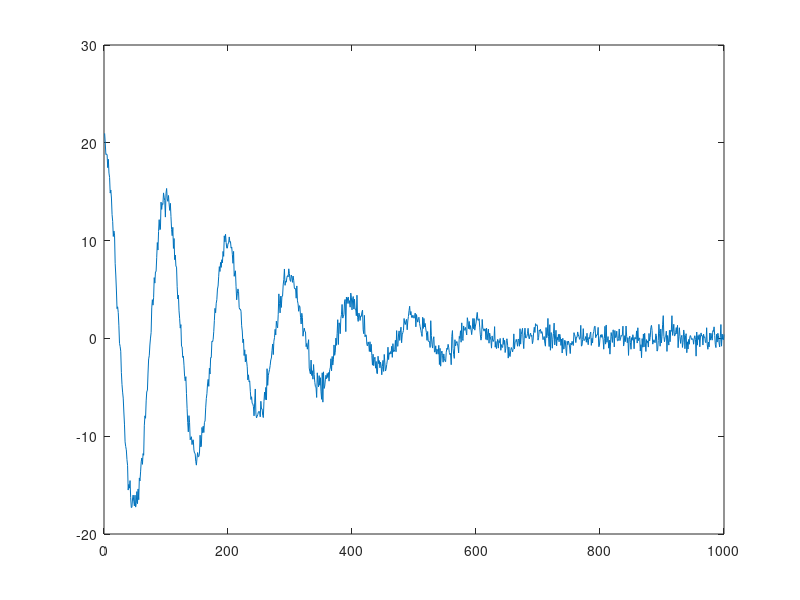

This chart was generated by the following MATLAB code: (Note: this script raises an error after producing the figure.)


% N = 100;
% f = [.3 .4];
% A = 20*[1 1];
% beta = [0.05 0.01];
% gamma = 1*[0.1 0.00001];

N = 1000;
f = [.01 0];
A = 20*[1 0];
d = 0.03;
beta = d*[0.1 0.00];
gamma = d^2*[0.003 0.0000];

e = (randn(1,N) + 1i*randn(1,N))/sqrt(2); %noises
t = cumsum(ones(1,N));
y = A(1)*exp(1j*2*pi*f(1)*t-beta(1)*t-gamma(1)*t.^2);
y = y+A(2)*exp(1j*2*pi*f(2)*t-beta(2)*t-gamma(2)*t.^2);
y = y+e;
plot(real(y))

%% DSURE-skattning

lambda = 0.1; %lambda =0.1 funkar inte alls
[f_es,x_es,beta_es]=SURE_IR_bfv_FE_fastER2(y',N,1:N,lambda);
disp('Frequency estimates:')
disp(f_es)
disp('Beta estimates')
disp(beta_es)
plot(f_es);

%% WSEMA-skattning

[ fEst, betaEst, zEst ] = WSEMA_1D_FE(y',[1:N]',10,5,5,0.1,5,10,0);
disp('Frequency estimates:')
disp(1-fEst)
disp('Beta estimates')
disp(betaEst)

%% WSEMA-skattning Voigt

[ fEst, betaEst, gammaEst, zEst ] = WSEMA_1D_VOIGT(y',[1:N]',10,5,5,0.1,5,10,0);
disp('Frequency estimates:')
disp(1-fEst)
disp('Beta estimates')
disp(betaEst)
disp('Gamma estimates')
disp(gammaEst)

%% Monte Carlo
close all
rng(0)

N=100; %antal simuleringar
MSE = ones(3,N);
n = 100;
f = [.1 0];
A = 50*[1 0];
d = 0.3;
beta = d*[0.1 0.00];
gamma = d^2*[0.003 0.0000];

sigma = 1; %noise std

Avec = logspace(1, 3, 20);

crbVec = zeros(5, length(Avec));
MSEvec = zeros(3, length(Avec));

fEst_vec = zeros(1, N);

for ii = 1:numel(Avec)

    A = Avec(ii)*[1 0];
    MSE(1,:) = f(1)*ones(1,N);
    MSE(2,:) = beta(1)*ones(1,N);
    MSE(3,:) = gamma(1)*ones(1,N);

    for i=1:N
        phi = 2*pi*rand;
        e = sigma*((randn(1,n) + 1i*randn(1,n)))/sqrt(2); %noises
        t = cumsum(ones(1,n));
        y = A(1)*exp(1j*2*pi*f(1)*t-beta(1)*t-gamma(1)*t.^2)*exp(1j*phi);
        y = y+A(2)*exp(1j*2*pi*f(2)*t-beta(2)*t-gamma(2)*t.^2);
        y = y+e;
        
        [ fEst, betaEst, gammaEst, zEst ] = WSEMA_1D_VOIGT(y',[1:n]',20,3,2,0.1,10,30,0);
        [~, index] = max(abs(zEst));
        fEst = 1-fEst(index);
        fEst_vec(i) = fEst;
        betaEst = betaEst(index);
        gammaEst = gammaEst(index);
        
        MSE(1,i) = (MSE(1,i)-fEst)^2;
        MSE(2,i) = (MSE(2,i)-betaEst)^2;
        MSE(3,i) = (MSE(3,i)-gammaEst)^2;
        
        
    end

crbVec(:, ii) = voigtCRB(f(1), beta(1), gamma(1), A(1), 0, n, sigma);
MSEvec(:, ii) = mean(MSE,2); 
disp(ii/length(Avec))
end

SNR = 10*log10(Avec.^2/sigma);
logMSE = -10*log10(MSEvec);
figure(1)
plot(SNR, logMSE(1,:), '.-');
title("Frequency MSE")
figure(2)
title("Beta MSE");
plot(SNR, logMSE(2,:), '.-');
figure(3)
title("Gamma MSE")
plot(SNR, logMSE(3, :), '.-');
%% CRLB of beta for varying gamma
close all
rng(0)

N=100; %antal simuleringar
n = 100;
f = 0.05;
A = 20;
d = 0.3;
beta =linspace(0.0, 5e-3, 100);
gamma = [1e-4, 3e-4, 1e-5];
crbBeta = zeros(3, N);


sigma = 1; %noise std
for i = 1:length(gamma)
   for ii = 1:length(beta)
       temp = voigtCRB(f, beta(ii), gamma(i), A, 0, N, 1);
       crbBeta(i,ii) = (100*sqrt(temp(2)))/beta(ii);
   end
end


semilogy(beta, crbBeta);
legend(["gamma1 = " + gamma(1), "gamma2 = " + gamma(2), "gamma3 = " + gamma(3)]);
%% CRLB of gamma for varying beta


%% CRLB of beta for varying gamma
close all
rng(0)

N=100; %antal simuleringar
n = 100;
f = 0.05;
A = 50;
d = 0.3;
gamma =linspace(0.0, 5e-4, 100);
beta = [1e-4, 3e-4, 1e-6];
crbGamma = zeros(3, N);


sigma = 1; %noise std
for i = 1:length(beta)
   for ii = 1:length(gamma)
       temp = voigtCRB(f, beta(i), gamma(ii), A, 0, N, 1);
       crbGamma(i,ii) = (100*sqrt(temp(3)))/gamma(ii);
   end
end


semilogy(gamma, crbGamma);
legend(["beta1 = " + beta(1), "beta2 = " + beta(2), "beta3 = " + beta(3)]);

%%
disp('Freq.  MSE')
disp(mean(RMSE(1,:)))
disp('Beta.  MSE')
disp(mean(RMSE(2,:)))
disp('Gamma.  MSE')
disp(mean(RMSE(3,:)))
disp('Gamma.  CRB')
disp(vCRB)
disp('Gamma.RMSE/gammaCRB')
disp(sqrt(mean(MSE(3,:)))/vCRB);